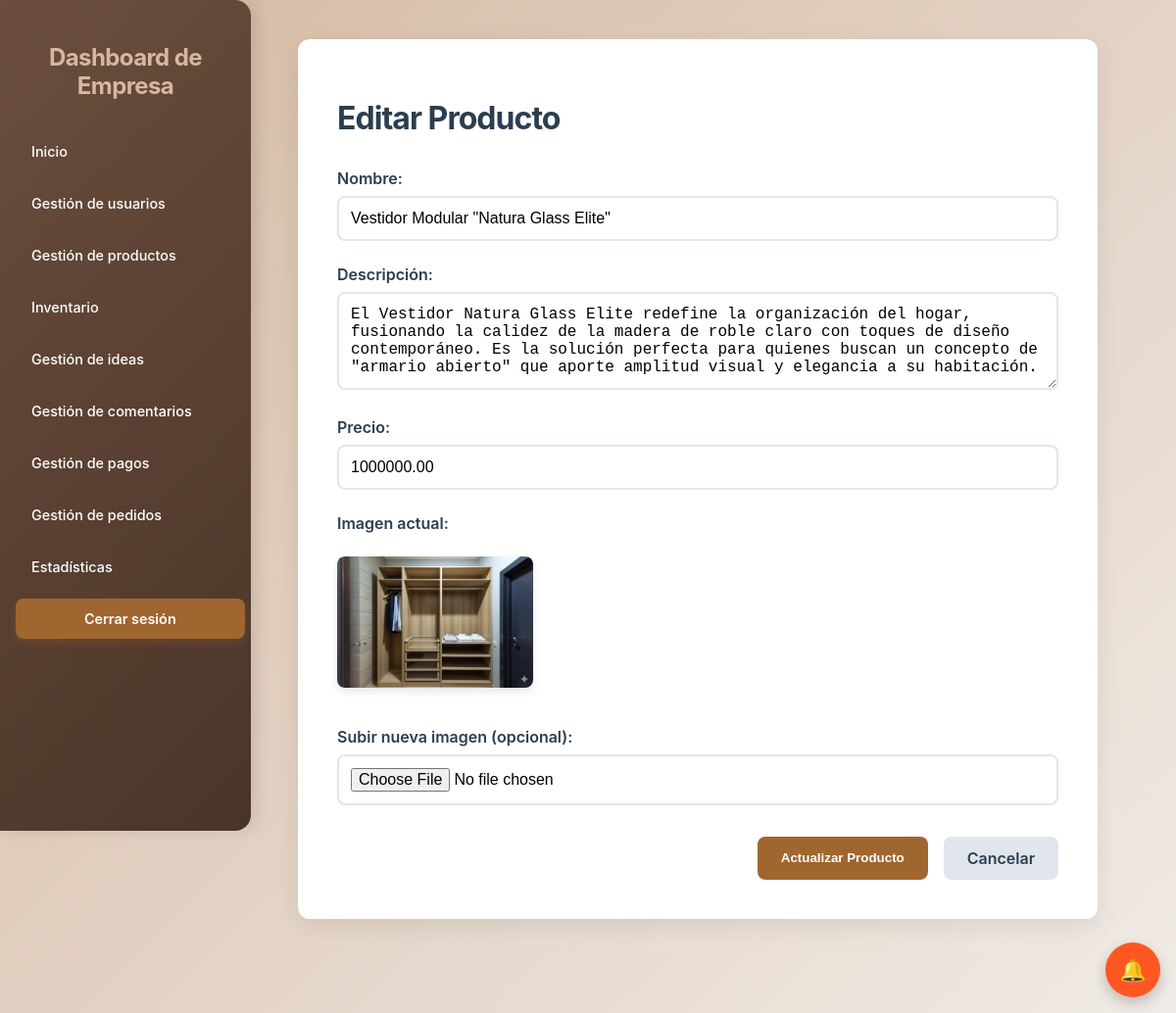
The page /editar_producto2/armarios/2/ on the database its author committed.
### core/models.py (models this page shows)
class Armarios(models.Model):
    nombre3 = models.CharField(max_length=100)
    descripcion3 = models.CharField(max_length=250, default='', blank=True,null=True)
    precio3 = models.DecimalField(max_digits=10, decimal_places=2)
    imagen3 = models.ImageField(upload_to='uploads/productos/')
    cantidad_disponible = models.IntegerField(default=0)
    is_active = models.BooleanField(default=True)

### Empresas/views.py (the view, shortened to what this page needs)
# urls.py: path('editar_producto2/<str:categoria>/<int:producto_id>/', views.editar_producto_view2, name='editar_producto2'),
def editar_producto_view2(request, categoria, producto_id):
    producto = None
    modelo = None
    if categoria == 'mesas':
        modelo = Mesas
        try:
            producto = Mesas.objects.get(id=producto_id)
        except Mesas.DoesNotExist:
            return redirect('GestiProductos')
    elif categoria == 'sillas':
        modelo = Sillas
        try:
            producto = Sillas.objects.get(id=producto_id)
        except Sillas.DoesNotExist:
            return redirect('GestiProductos')
    elif categoria == 'armarios':
        modelo = Armarios
        try:
            producto = Armarios.objects.get(id=producto_id)
        except Armarios.DoesNotExist:
            return redirect('GestiProductos')
    elif categoria == 'cajoneras':
        modelo = Cajoneras
        try:
            producto = Cajoneras.objects.get(id=producto_id)
        except Cajoneras.DoesNotExist:
            return redirect('GestiProductos')
    elif categoria == 'escritorios':
        modelo = Escritorios
        try:
            producto = Escritorios.objects.get(id=producto_id)
        except Escritorios.DoesNotExist:
            return redirect('GestiProductos')
    elif categoria == 'utensilios':
        modelo = Utensilios
        try:
            producto = Utensilios.objects.get(id=producto_id)
        except Utensilios.DoesNotExist:
            return redirect('GestiProductos')
    else:
        return redirect('GestiProductos')
    context = {
        'producto': producto,
        'categoria': categoria
    }
    return render(request, 'Empresas/editar_producto2.html', context)

### core/context_processors.py (called while the page is built, shortened)
def idea_notifications(request):
    username_cliente = request.session.get('usernameCliente')
    username_empresa = request.session.get('usernameEmpresa')
    has_notif = False
    try:
        if username_cliente:
            has_notif = MensajeIdea.objects.filter(
                idea__autor=username_cliente,
                remitente_tipo='empresa',
                leido=False
            ).exists()
    except Exception as e:
        print(f"Error en idea_notifications: {str(e)}")
        has_notif = False
    return {
        'has_idea_notifications': has_notif
    }

### Empresas/templates/Empresas/editar_producto2.html (shortened to what this page needs)
<!DOCTYPE html>
<html lang="es">
<head>
    {% load static %}
    <link rel="stylesheet" href="{% static 'Empresas/css/styles3.css' %}">
    <link rel="stylesheet" href="{% static 'Empresas/css/forms.css' %}">
</head>
<body>
    <div class="dashboard-container">
        <aside>
            <h2>Dashboard de Empresa</h2>
            <nav>
                <ul>
                    <li><a href="{% url 'dashboardEmpresa' %}">Inicio</a></li>
                    <li><a href="{% url 'usuarios' %}">Gestión de usuarios</a></li>
                    <li><a href="{% url 'GestiProductos' %}">Gestión de productos</a></li>
                    <li><a href="{% url 'inventario' %}">Inventario</a></li>
                    <li><a href="{% url 'empresa_ideas' %}">Gestión de ideas</a></li>
                    <li><a href="{% url 'empresa_comentarios' %}">Gestión de comentarios</a></li>
                    <li><a href="{% url 'gestion_pagos' %}">Gestión de pagos</a></li>
                    <li><a href="{% url 'gestion_pedidos' %}">Gestión de pedidos</a></li>
                    <li><a href="{% url 'estadisticas' %}">Estadísticas</a></li>
                </ul>
            </nav>
            <a href="{% url 'logout' %}" class="logout-button">Cerrar sesión</a>
        </aside>
        <main>
            <div class="form-container">
                <h1>Editar Producto</h1>
                <form method="POST" enctype="multipart/form-data">
                    <div class="form-group">
                        <label for="id_nombre">Nombre:</label>
                        <input type="text" name="nombre" id="id_nombre"
                        value="{% if categoria == 'mesas' %}{{ producto.nombre1 }}{% elif categoria == 'sillas' %}{{ producto.nombre2 }}{% elif categoria == 'armarios' %}{{ producto.nombre3 }}{% elif categoria == 'cajoneras' %}{{ producto.nombre4 }}{% elif categoria == 'escritorios' %}{{ producto.nombre5 }}{% elif categoria == 'utensilios' %}{{ producto.nombre6 }}{% endif %}" required>
                    </div>
                    <div class="form-group">
                        <label for="id_descripcion">Descripción:</label>
                        <textarea name="descripcion" id="id_descripcion" rows="4">{% if categoria == 'mesas' %}{{ producto.descripcion1 }}{% elif categoria == 'sillas' %}{{ producto.descripcion2 }}{% elif categoria == 'armarios' %}{{ producto.descripcion3 }}{% elif categoria == 'cajoneras' %}{{ producto.descripcion4 }}{% elif categoria == 'escritorios' %}{{ producto.descripcion5 }}{% elif categoria == 'utensilios' %}{{ producto.descripcion6 }}{% endif %}</textarea>
                    </div>
                    <div class="form-group">
                        <label for="id_precio">Precio:</label>
                        <input type="number" name="precio" id="id_precio"
                        value="{% if categoria == 'mesas' %}{{ producto.precio1 }}{% elif categoria == 'sillas' %}{{ producto.precio2 }}{% elif categoria == 'armarios' %}{{ producto.precio3 }}{% elif categoria == 'cajoneras' %}{{ producto.precio4 }}{% elif categoria == 'escritorios' %}{{ producto.precio5 }}{% elif categoria == 'utensilios' %}{{ producto.precio6 }}{% endif %}" step="0.01" required
                        oninput="this.value = this.value.replace(/[^0-9.]/g, '').replace(/(\..*)\./g, '$1');">
                    </div>
                    <div class="form-group">
                        {% if categoria == 'mesas' and producto.imagen1 %}
                        <label>Imagen actual:</label>
                        <img src="{{ producto.imagen1.url }}" alt="{{ producto.nombre1 }}" width="200" class="current-image">
                        <br><br>
                        {% elif categoria == 'sillas' and producto.imagen2 %}
                        <label>Imagen actual:</label>
                        <img src="{{ producto.imagen2.url }}" alt="{{ producto.nombre2 }}" width="200" class="current-image">
                        <br><br>
                        {% elif categoria == 'armarios' and producto.imagen3 %}
                        <label>Imagen actual:</label>
                        <img src="{{ producto.imagen3.url }}" alt="{{ producto.nombre3 }}" width="200" class="current-image">
                        <br><br>
                        {% elif categoria == 'cajoneras' and producto.imagen4 %}
                        <label>Imagen actual:</label>
                        <img src="{{ producto.imagen4.url }}" alt="{{ producto.nombre4 }}" width="200" class="current-image">
                        <br><br>
                        {% elif categoria == 'escritorios' and producto.imagen5 %}
                        <label>Imagen actual:</label>
                        <img src="{{ producto.imagen5.url }}" alt="{{ producto.nombre5 }}" width="200" class="current-image">
                        <br><br>
                        {% elif categoria == 'utensilios' and producto.imagen6 %}
                        <label>Imagen actual:</label>
                        <img src="{{ producto.imagen6.url }}" alt="{{ producto.nombre6 }}" width="200" class="current-image">
                        <br><br>
                        {% endif %}
                        <label for="id_imagen">Subir nueva imagen (opcional):</label>
                        <input type="file" name="imagen" id="id_imagen" accept="image/*">
                    </div>
                    <div class="form-actions">
                        <button type="submit" class="btn btn-primary">Actualizar Producto</button>
                        <a href="{% url 'GestiProductos' %}" class="btn btn-secondary">Cancelar</a>
                    </div>
                </form>
            </div>
        </main>
    </div>
{% load static %}
<link rel="stylesheet" href="{% static 'core/css/floating.css' %}">
<link rel="stylesheet" href="{% static 'core/css/notificaciones.css' %}">
<a id="floating-notif-btn-empresa" class="floating-btn floating-notif" style="display: flex;" title="Notificaciones" onclick="event.preventDefault(); abrirNotificaciones();">
    <span class="fb-icon">🔔</span>
</a>
{% include 'core/modal_notificaciones.html' %}
</body>
</html>

### Empresas/static/Empresas/css/styles3.css (style rules this page uses)
body { font-family: 'Inter', sans-serif; background: linear-gradient(135deg, #D4B8A0 0%, #f0ebe6 100%); margin: 0; padding: 0; }
.dashboard-container { min-height: 100vh; display: flex; }
aside { background: linear-gradient(135deg, #6B4E3D, #4A3428); color: #ffffff; padding: 1.5rem 1rem; border-top-right-radius: 1rem; border-bottom-right-radius: 1rem; box-shadow: 6px 0 15px rgba(0, 0, 0, 0.1); display: flex; flex-direction: column; width: 14rem; min-width: 14rem; max-width: 14rem; height: 100vh; position: fixed; left: 0; top: 0; overflow-y: auto; flex-shrink: 0; }
aside nav { flex-grow: 0; }
aside nav ul { list-style: none; padding: 0; margin: 0; }
aside h2 { font-size: 1.5rem; font-weight: 700; margin-bottom: 2rem; color: #D4B8A0; letter-spacing: -0.025em; text-align: center; }
aside nav ul li { margin-bottom: 0.75rem; }
aside nav ul li a { display: flex; align-items: center; padding: 0.75rem 1rem; border-radius: 0.5rem; transition: background-color 0.3s ease, color 0.3s ease, transform 0.2s ease; color: #ffffff; text-decoration: none; font-weight: 500; font-size: 0.9rem; }
.logout-button { display: block; width: 90%; margin: 0 auto; text-align: center; padding: 0.75rem 1rem; background-color: #A0662F; color: white; font-weight: 600; font-size: 0.9rem; border-radius: 0.5rem; transition: background-color 0.3s ease, transform 0.2s ease; box-shadow: 0 4px 10px rgba(160, 102, 47, 0.3); text-decoration: none; }
main { flex-grow: 1; padding: 2.5rem 5rem 6rem 5rem; overflow-y: visible; margin-left: 14rem; min-height: 100vh; width: calc(100% - 14rem); box-sizing: border-box; }
main h1 { font-size: 2.25rem; font-weight: 700; color: #4A3428; letter-spacing: -0.03em; }
@media (min-width: 1200px) { main { max-width: 1600px; } }
.form-group { margin-bottom: 1.5rem; }
.form-group label { display: block; margin-bottom: 0.5rem; font-weight: 600; color: #4A3428; }
.form-actions { display: flex; gap: 0.75rem; justify-content: flex-end; margin-top: 1.5rem; }

### Empresas/static/Empresas/css/forms.css (style rules this page uses)
.form-container { background: white; border-radius: 12px; padding: 2.5rem; box-shadow: 0 8px 25px rgba(0, 0, 0, 0.08); max-width: 800px; margin: 0 auto; }
.form-container h1 { color: #2b3e50; margin-bottom: 2rem; font-size: 2rem; }
.form-group { margin-bottom: 1.5rem; }
.form-group label { display: block; margin-bottom: 0.5rem; color: #2b3e50; font-weight: 600; }
.form-group input, .form-group textarea, .form-group select { width: 100%; padding: 0.75rem; border: 2px solid #e0e6ec; border-radius: 0.5rem; font-size: 1rem; transition: border-color 0.3s ease; box-sizing: border-box; }
.current-image { margin: 1rem 0; border-radius: 8px; box-shadow: 0 4px 8px rgba(0, 0, 0, 0.1); }
.form-actions { display: flex; gap: 1rem; margin-top: 2rem; }
.btn { padding: 0.75rem 1.5rem; border: none; border-radius: 0.5rem; font-weight: 600; cursor: pointer; transition: all 0.3s ease; text-decoration: none; display: inline-block; }
.btn-primary { background-color: #A0662F; color: white; }
.btn-secondary { background-color: #e0e6ec; color: #2b3e50; }

### static/core/css/floating.css (style rules this page uses)
.floating-btn { pointer-events: auto !important; display: flex !important; align-items: center !important; justify-content: center !important; position: fixed !important; width: 56px !important; height: 56px !important; border-radius: 50% !important; background: #A0662F !important; color: white !important; text-decoration: none !important; box-shadow: 0 6px 14px rgba(0,0,0,0.2) !important; transition: transform .15s ease, opacity .15s ease !important; }
.floating-btn .fb-icon { font-size: 22px; }
.floating-notif { position: fixed !important; bottom: 16px !important; right: 16px !important; background: #ff5722 !important; z-index: 10002 !important; display: flex !important; }

### rows shown on the page
Armarios: nombre "Vestidor Modular \"Natura Glass Elite\"", descripcion "El Vestidor Natura Glass Elite redefine la organización del hogar, fusionando la calidez de la madera de roble claro con toques de diseño contemporáneo. Es la solución perfecta para quienes buscan un concepto de \"armario abierto\" que aporte amplitud visual y elegancia a su habitación.", precio "1000000.00", imagen3 (picture)
